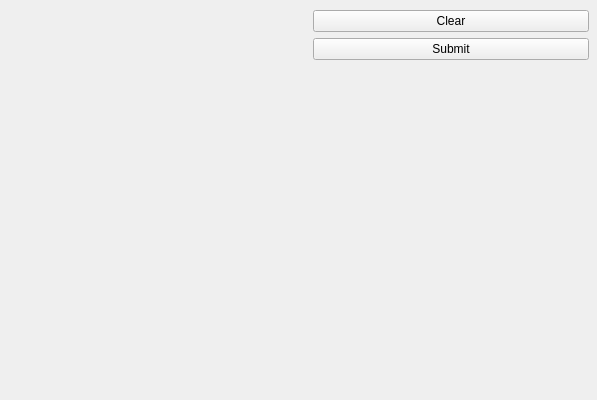
<?xml version="1.0" encoding="UTF-8"?>
<ui version="4.0">
 <class>guiClass</class>
 <widget class="QMainWindow" name="guiClass">
  <property name="geometry">
   <rect>
    <x>0</x>
    <y>0</y>
    <width>597</width>
    <height>400</height>
   </rect>
  </property>
  <property name="windowTitle">
   <string>gui</string>
  </property>
  <widget class="QWidget" name="centralWidget">
   <widget class="QWidget" name="horizontalLayoutWidget">
    <property name="geometry">
     <rect>
      <x>-1</x>
      <y>-1</y>
      <width>601</width>
      <height>401</height>
     </rect>
    </property>
    <layout class="QHBoxLayout" name="horizontalLayout">
     <item>
      <widget class="QLabel" name="canvasLabel">
       <property name="minimumSize">
        <size>
         <width>297</width>
         <height>399</height>
        </size>
       </property>
       <property name="text">
        <string/>
       </property>
      </widget>
     </item>
     <item>
      <layout class="QVBoxLayout" name="verticalLayout">
       <item>
        <widget class="QPushButton" name="clearButton">
         <property name="enabled">
          <bool>true</bool>
         </property>
         <property name="text">
          <string>Clear</string>
         </property>
        </widget>
       </item>
       <item>
        <widget class="QPushButton" name="submitButton">
         <property name="text">
          <string>Submit</string>
         </property>
        </widget>
       </item>
       <item>
        <widget class="QLabel" name="textLabel">
         <property name="text">
          <string/>
         </property>
        </widget>
       </item>
      </layout>
     </item>
    </layout>
   </widget>
  </widget>
 </widget>
 <layoutdefault spacing="6" margin="11"/>
 <resources>
  <include location="gui.qrc"/>
 </resources>
 <connections/>
</ui>
